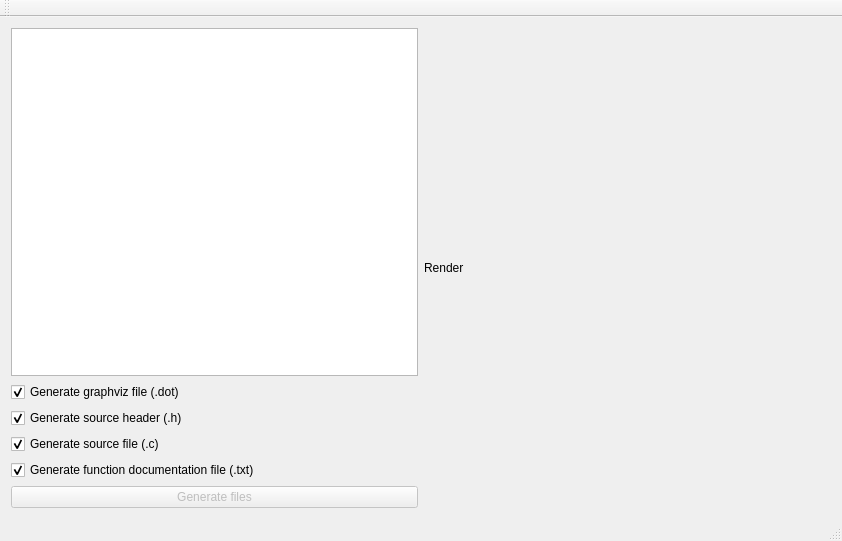
<?xml version="1.0" encoding="UTF-8"?>
<ui version="4.0">
 <class>MainWindow</class>
 <widget class="QMainWindow" name="MainWindow">
  <property name="geometry">
   <rect>
    <x>0</x>
    <y>0</y>
    <width>842</width>
    <height>541</height>
   </rect>
  </property>
  <property name="windowTitle">
   <string>MainWindow</string>
  </property>
  <property name="documentMode">
   <bool>false</bool>
  </property>
  <property name="unifiedTitleAndToolBarOnMac">
   <bool>true</bool>
  </property>
  <widget class="QWidget" name="centralWidget">
   <layout class="QGridLayout" name="gridLayout">
    <item row="0" column="0">
     <layout class="QVBoxLayout" name="verticalLayout_2">
      <item>
       <widget class="QPlainTextEdit" name="txt_zone"/>
      </item>
      <item>
       <layout class="QVBoxLayout" name="verticalLayout">
        <item>
         <widget class="QCheckBox" name="genDotCheckBox">
          <property name="text">
           <string>Generate graphviz file (.dot)</string>
          </property>
          <property name="checked">
           <bool>true</bool>
          </property>
         </widget>
        </item>
        <item>
         <widget class="QCheckBox" name="genHCheckBox">
          <property name="text">
           <string>Generate source header (.h)</string>
          </property>
          <property name="checked">
           <bool>true</bool>
          </property>
         </widget>
        </item>
        <item>
         <widget class="QCheckBox" name="genCCheckBox">
          <property name="text">
           <string>Generate source file (.c)</string>
          </property>
          <property name="checked">
           <bool>true</bool>
          </property>
         </widget>
        </item>
        <item>
         <widget class="QCheckBox" name="genTxtCheckBox">
          <property name="text">
           <string>Generate function documentation file (.txt)</string>
          </property>
          <property name="checked">
           <bool>true</bool>
          </property>
         </widget>
        </item>
        <item>
         <widget class="QPushButton" name="generateButton">
          <property name="enabled">
           <bool>false</bool>
          </property>
          <property name="text">
           <string>Generate files</string>
          </property>
          <property name="checkable">
           <bool>false</bool>
          </property>
          <property name="autoDefault">
           <bool>true</bool>
          </property>
          <property name="default">
           <bool>true</bool>
          </property>
          <property name="flat">
           <bool>false</bool>
          </property>
         </widget>
        </item>
       </layout>
      </item>
     </layout>
    </item>
    <item row="0" column="1">
     <widget class="AutoscaledPix" name="render">
      <property name="sizePolicy">
       <sizepolicy hsizetype="Expanding" vsizetype="Expanding">
        <horstretch>0</horstretch>
        <verstretch>0</verstretch>
       </sizepolicy>
      </property>
      <property name="text">
       <string>Render</string>
      </property>
     </widget>
    </item>
   </layout>
  </widget>
  <widget class="QMenuBar" name="menuBar">
   <property name="geometry">
    <rect>
     <x>0</x>
     <y>0</y>
     <width>842</width>
     <height>22</height>
    </rect>
   </property>
  </widget>
  <widget class="QToolBar" name="mainToolBar">
   <attribute name="toolBarArea">
    <enum>TopToolBarArea</enum>
   </attribute>
   <attribute name="toolBarBreak">
    <bool>false</bool>
   </attribute>
  </widget>
  <widget class="QStatusBar" name="statusBar"/>
 </widget>
 <layoutdefault spacing="6" margin="11"/>
 <customwidgets>
  <customwidget>
   <class>AutoscaledPix</class>
   <extends>QLabel</extends>
   <header>autoscaled_pix.h</header>
  </customwidget>
 </customwidgets>
 <resources/>
 <connections/>
</ui>
